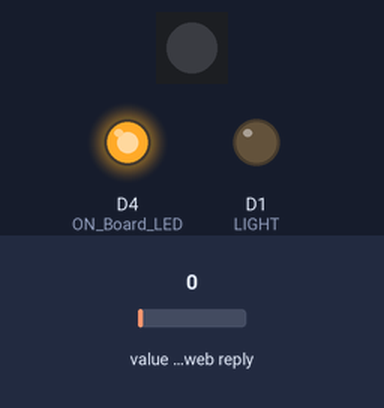
This sketch was run on a simulated ESP8266 (NodeMCU). On the bench: 1 RGB LEDs in strip order, left to right, output pins drawn as LEDs (lit = HIGH). Inputs (shaded band) come from the test bench; at power-on: value in the web reply 0. WiFi joins after 1.5 s; servers stay silent unless stated; web services answer with replies made up by the test bench; what the sketch prints to the serial monitor is not drawn.

Above: at 0.4 s.
At 1.7 s:
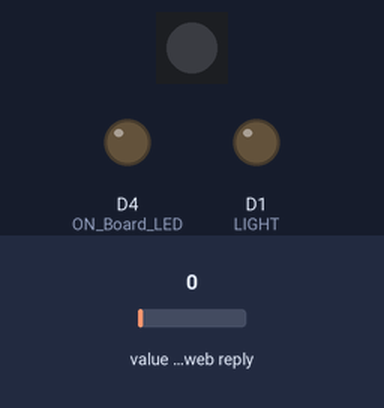
Timing chart, 0 to 3.2 s (numbered marks = the images above):
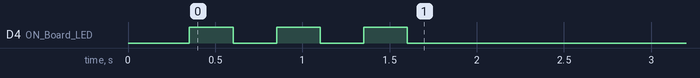

The sketch:

app.ino
```cpp
//-=--=--=--=--=--=--=--=--=--=--=--=--=-Incluir a biblioteca NodeMCU ESP8266
#include <ESP8266WiFi.h>
//-=--=--=--=--=--=--=--=--=--=--=--=--=-Incluir a Biblioteca Adafruit, Baixe aqui:https://github.com/adafruit/Adafruit_NeoPixel
#include <Adafruit_NeoPixel.h>
//-=--=--=--=--=--=--=--=--=--=--=--=--=-Incluir a Biblioteca ThingSpeak, Baixe aqui: https://github.com/mathworks/thingspeak-arduino
#include <ThingSpeak.h>

//-=--=--=--=--=--=--=--=--=--=--=--=--=-
#define PIN_LED_RGB D7 // Definindo RGB Port
#define LED_NUM 1 // Definindo Numero de RGB Port
#define ON_Board_LED D4  //  Definindo um LED On Board, usado para indicadores quando o processo de conexão a um roteador wifi
#define LIGHT D1 //  Definindo LIGHT/Relay Port

//-=--=--=--=--=--=--=--=--=--=--=--=--=-SSID e senha do seu roteador/hotspot WiFi
const char* ssid     = "Cubico Blacks"; // ssid
const char* password = "cristao12"; // password

//-=--=--=--=--=--=--=--=--=--=--=--=--=-Channel ID do ThingSpeak
unsigned long channel = 1728705;

//-=--=--=--=--=--=--=--=--=--=--=--=--=-Declaração field1, eu uso field1 para luz/relé, se você usar muitos field, adicione field1, field2 e assim por diante.
unsigned int field1 = 1;

WiFiClient  client;
//-=--=--=--=--=--=--=--=--=--=--=--=--=-Configuração da biblioteca NeoPixel, informamos quantos pixels e qual pino usar para enviar sinais.

Adafruit_NeoPixel leds = Adafruit_NeoPixel(LED_NUM, PIN_LED_RGB, NEO_GRB + NEO_KHZ800);


//-=--=--=--=--=--=--=--=--=--=--=--=--=-SETUP
void setup() {
  Serial.begin(115200);
  leds.begin(); // Inicializar o NeoPixel
  delay(100);

  pinMode(ON_Board_LED, OUTPUT);  // LED output
  pinMode(LIGHT, OUTPUT); // LIGHT/Relay port output

  digitalWrite(ON_Board_LED, HIGH); // off Led
  digitalWrite(LIGHT, LOW); // off LIGHT LIGHT/Relay

  //-=--=--=--=--=--=--=--=--=--=--=--=--=-Wait for connection
  WiFi.begin(ssid, password);
  Serial.println("");
  Serial.print("Conectando");
  while (WiFi.status() != WL_CONNECTED) {
    Serial.print(".");
    //-=--=--=--=--=--=--=--=--=--=--=--=--=-Faça o LED intermitente a bordo no processo de conexão ao roteador wifi.
    digitalWrite(ON_Board_LED, LOW);
    delay(250);
    digitalWrite(ON_Board_LED, HIGH);
    delay(250);
  }
  digitalWrite(ON_Board_LED, LOW); // Ligar o LED On Board quando estiver conectado ao roteador wifi.

  Serial.println("");
  Serial.print("Conectado com sucesso: ");
  Serial.println(ssid);
  Serial.print("IP address: ");
  Serial.println(WiFi.localIP());
  Serial.print("Netmask: ");
  Serial.println(WiFi.subnetMask());
  Serial.print("Gateway: ");
  Serial.println(WiFi.gatewayIP());
  //-=--=--=--=--=--=--=--=--=--=--=--=--=-ThingSpeak.begin(client)
  ThingSpeak.begin(client);
}
//-=--=--=--=--=--=--=--=--=--=--=--=--=-LOOP
void loop() {
  int statusCode = 0;
  int last_light_state = ThingSpeak.readFloatField(channel, field1);  // obtenha os dados mais recentes dos campos no ThingSpeak
  statusCode = ThingSpeak.getLastReadStatus();  // Verifique o status da operação de leitura para ver se foi bem-sucedida
  if (statusCode == 200) {
    if (last_light_state == 1) {
      led_set(10, 0, 0);//red
      led_set(0, 10, 0);//green
      led_set(0, 0, 10);//blue
      digitalWrite(LIGHT, HIGH);
      Serial.println("LUZ está ligada");
    }
    else if (last_light_state == 0) {
      led_set(0, 0, 0);// desligado
      digitalWrite(LIGHT, LOW);
      Serial.println("LUZ está desligada");
    }
    Serial.print("Os dados mais recentes do Field1 no ThingSpeak são: ");
    Serial.println(last_light_state);


  }
  else {
    Serial.println("Problema na leitura do channel. Código de erro HTTP: " + String(statusCode));
  }
  delay(15000);
}

//-=--=--=--=--=--=--=--=--=--=--=--=--=- Funções
void led_set(uint8 R, uint8 G, uint8 B) {
  for (int i = 0; i < LED_NUM; i++) {
    leds.setPixelColor(i, leds.Color(R, G, B));
    leds.show();
    delay(500);
  }
}
```
